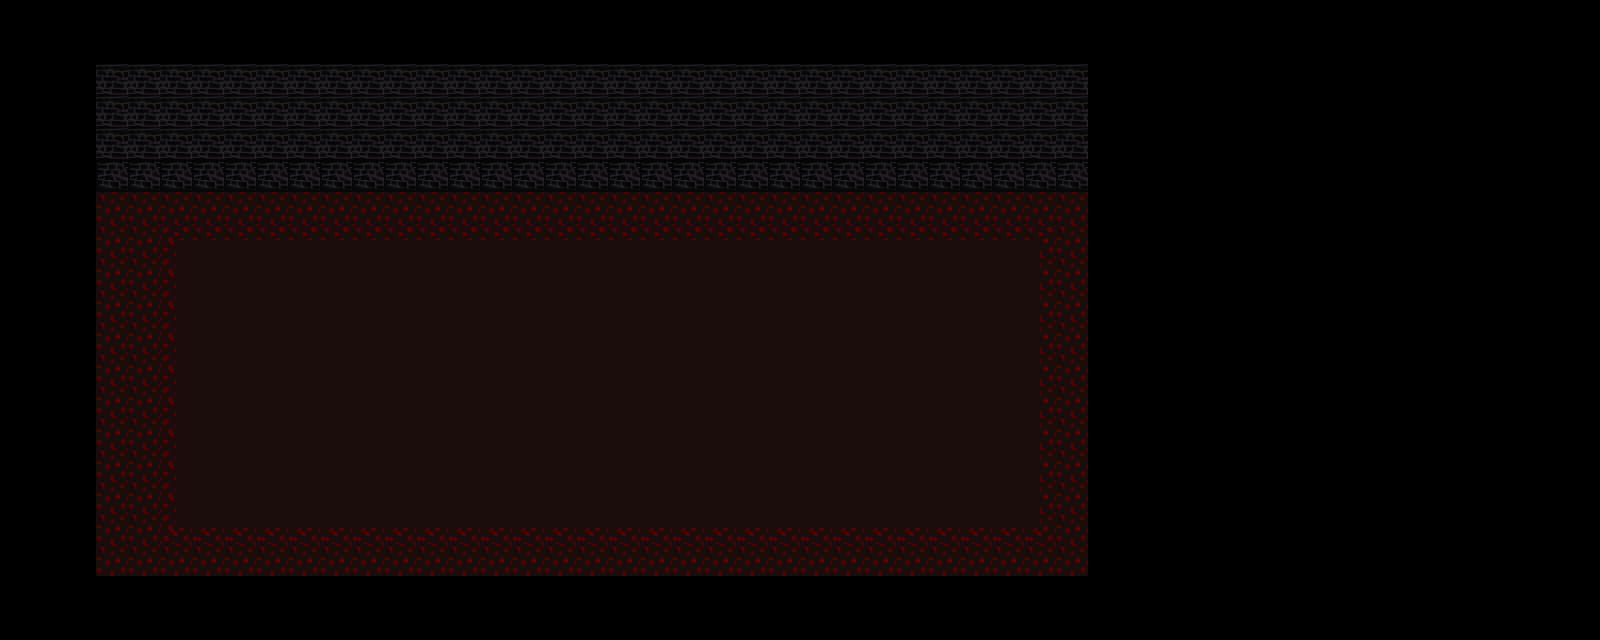

Tiled map render using the project's own tile images. Description and the whole map definition, tile-layer contents included, below:
An orthogonal 50x20 tile map with 32x32 px tiles, 2 tile layers (chao, parede) and 1 object.

<map version="1.4" tiledversion="1.4.2" orientation="orthogonal" renderorder="right-down" width="50" height="20" tilewidth="32" tileheight="32" infinite="0" nextlayerid="4" nextobjectid="2">
 <tileset firstgid="1" source="Masmora-Tilesset.tsx" />
 <layer id="1" name="chao" width="50" height="20">
  <data encoding="csv">
0,0,0,0,0,0,0,0,0,0,0,0,0,0,0,0,0,0,0,0,0,0,0,0,0,0,0,0,0,0,0,0,0,0,0,0,0,0,0,0,0,0,0,0,0,0,0,0,0,0,
0,0,0,0,0,0,0,0,0,0,0,0,0,0,0,0,0,0,0,0,0,0,0,0,0,0,0,0,0,0,0,0,0,0,0,0,0,0,0,0,0,0,0,0,0,0,0,0,0,0,
0,0,0,25,25,25,25,25,25,25,25,25,25,25,25,25,25,25,25,25,25,25,25,25,25,25,25,25,25,25,25,25,25,25,0,0,0,0,0,0,0,0,0,0,0,0,0,0,0,0,
0,0,0,25,25,25,25,25,25,25,25,25,25,25,25,25,25,25,25,25,25,25,25,25,25,25,25,25,25,25,25,25,25,25,0,0,0,0,0,0,0,0,0,0,0,0,0,0,0,0,
0,0,0,25,25,25,25,25,25,25,25,25,25,25,25,25,25,25,25,25,25,25,25,25,25,25,25,25,25,25,25,25,25,25,0,0,0,0,0,0,0,0,0,0,0,0,0,0,0,0,
0,0,0,35,35,35,35,35,35,35,35,35,35,35,35,35,35,35,35,35,35,35,35,35,35,35,35,35,35,35,35,35,35,35,0,0,0,0,0,0,0,0,0,0,0,0,0,0,0,0,
0,0,0,21,21,21,21,21,21,21,21,21,21,21,21,21,21,21,21,21,21,21,21,21,21,21,21,21,21,21,21,21,21,21,0,0,0,0,0,0,0,0,0,0,0,0,0,0,0,0,
0,0,0,21,21,16,17,17,17,17,17,17,17,17,17,17,17,17,17,17,17,17,17,17,17,17,17,17,17,17,17,17,18,21,0,0,0,0,0,0,0,0,0,0,0,0,0,0,0,0,
0,0,0,21,21,27,28,28,28,28,28,28,28,28,28,28,28,28,28,28,28,28,28,28,28,28,28,28,28,28,28,28,29,21,0,0,0,0,0,0,0,0,0,0,0,0,0,0,0,0,
0,0,0,21,21,27,28,28,28,28,28,28,28,28,28,28,28,28,28,28,28,28,28,28,28,28,28,28,28,28,28,28,29,21,0,0,0,0,0,0,0,0,0,0,0,0,0,0,0,0,
0,0,0,21,21,27,28,28,28,28,28,28,28,28,28,28,28,28,28,28,28,28,28,28,28,28,28,28,28,28,28,28,29,21,0,0,0,0,0,0,0,0,0,0,0,0,0,0,0,0,
0,0,0,21,21,27,28,28,28,28,28,28,28,28,28,28,28,28,28,28,28,28,28,28,28,28,28,28,28,28,28,28,29,21,0,0,0,0,0,0,0,0,0,0,0,0,0,0,0,0,
0,0,0,21,21,27,28,28,28,28,28,28,28,28,28,28,28,28,28,28,28,28,28,28,28,28,28,28,28,28,28,28,29,21,0,0,0,0,0,0,0,0,0,0,0,0,0,0,0,0,
0,0,0,21,21,27,28,28,28,28,28,28,28,28,28,28,28,28,28,28,28,28,28,28,28,28,28,28,28,28,28,28,29,21,0,0,0,0,0,0,0,0,0,0,0,0,0,0,0,0,
0,0,0,21,21,27,28,28,28,28,28,28,28,28,28,28,28,28,28,28,28,28,28,28,28,28,28,28,28,28,28,28,29,21,0,0,0,0,0,0,0,0,0,0,0,0,0,0,0,0,
0,0,0,21,21,27,28,28,28,28,28,28,28,28,28,28,28,28,28,28,28,28,28,28,28,28,28,28,28,28,28,28,29,21,0,0,0,0,0,0,0,0,0,0,0,0,0,0,0,0,
0,0,0,21,21,38,39,39,39,39,39,39,39,39,39,39,39,39,39,39,39,39,39,39,39,39,39,39,39,39,39,39,40,21,0,0,0,0,0,0,0,0,0,0,0,0,0,0,0,0,
0,0,0,21,21,21,21,21,21,21,21,21,21,21,21,21,21,21,21,21,21,21,21,21,21,21,21,21,21,21,21,21,21,21,0,0,0,0,0,0,0,0,0,0,0,0,0,0,0,0,
0,0,0,0,0,0,0,0,0,0,0,0,0,0,0,0,0,0,0,0,0,0,0,0,0,0,0,0,0,0,0,0,0,0,0,0,0,0,0,0,0,0,0,0,0,0,0,0,0,0,
0,0,0,0,0,0,0,0,0,0,0,0,0,0,0,0,0,0,0,0,0,0,0,0,0,0,0,0,0,0,0,0,0,0,0,0,0,0,0,0,0,0,0,0,0,0,0,0,0,0
</data>
 </layer>
 <objectgroup id="3" name="colisão">
  <object id="1" x="94.9798" y="64.0081" width="993.158" height="125.951" />
 </objectgroup>
 <layer id="2" name="parede" width="50" height="20">
  <data encoding="csv">
0,0,0,0,0,0,0,0,0,0,0,0,0,0,0,0,0,0,0,0,0,0,0,0,0,0,0,0,0,0,0,0,0,0,0,0,0,0,0,0,0,0,0,0,0,0,0,0,0,0,
0,0,0,0,0,0,0,0,0,0,0,0,0,0,0,0,0,0,0,0,0,0,0,0,0,0,0,0,0,0,0,0,0,0,0,0,0,0,0,0,0,0,0,0,0,0,0,0,0,0,
0,0,0,0,0,0,0,0,0,0,0,0,0,0,0,0,0,0,0,0,0,0,0,0,0,0,0,0,0,0,0,0,0,0,0,0,0,0,0,0,0,0,0,0,0,0,0,0,0,0,
0,0,0,0,0,0,0,0,0,0,0,0,0,0,0,0,0,0,0,0,0,0,0,0,0,0,0,0,0,0,0,0,0,0,0,0,0,0,0,0,0,0,0,0,0,0,0,0,0,0,
0,0,0,0,0,0,0,0,0,0,0,0,0,0,0,0,0,0,0,0,0,0,0,0,0,0,0,0,0,0,0,0,0,0,0,0,0,0,0,0,0,0,0,0,0,0,0,0,0,0,
0,0,0,0,0,0,0,0,0,0,0,0,0,0,0,0,0,0,0,0,0,0,0,0,0,0,0,0,0,0,0,0,0,0,0,0,0,0,0,0,0,0,0,0,0,0,0,0,0,0,
0,0,0,0,0,0,0,0,0,0,0,0,0,0,0,0,0,0,0,0,0,0,0,0,0,0,0,0,0,0,0,0,0,0,0,0,0,0,0,0,0,0,0,0,0,0,0,0,0,0,
0,0,0,0,0,0,0,0,0,0,0,0,0,0,0,0,0,0,0,0,0,0,0,0,0,0,0,0,0,0,0,0,0,0,0,0,0,0,0,0,0,0,0,0,0,0,0,0,0,0,
0,0,0,0,0,0,0,0,0,0,0,0,0,0,0,0,0,0,0,0,0,0,0,0,0,0,0,0,0,0,0,0,0,0,0,0,0,0,0,0,0,0,0,0,0,0,0,0,0,0,
0,0,0,0,0,0,0,0,0,0,0,0,0,0,0,0,0,0,0,0,0,0,0,0,0,0,0,0,0,0,0,0,0,0,0,0,0,0,0,0,0,0,0,0,0,0,0,0,0,0,
0,0,0,0,0,0,0,0,0,0,0,0,0,0,0,0,0,0,0,0,0,0,0,0,0,0,0,0,0,0,0,0,0,0,0,0,0,0,0,0,0,0,0,0,0,0,0,0,0,0,
0,0,0,0,0,0,0,0,0,0,0,0,0,0,0,0,0,0,0,0,0,0,0,0,0,0,0,0,0,0,0,0,0,0,0,0,0,0,0,0,0,0,0,0,0,0,0,0,0,0,
0,0,0,0,0,0,0,0,0,0,0,0,0,0,0,0,0,0,0,0,0,0,0,0,0,0,0,0,0,0,0,0,0,0,0,0,0,0,0,0,0,0,0,0,0,0,0,0,0,0,
0,0,0,0,0,0,0,0,0,0,0,0,0,0,0,0,0,0,0,0,0,0,0,0,0,0,0,0,0,0,0,0,0,0,0,0,0,0,0,0,0,0,0,0,0,0,0,0,0,0,
0,0,0,0,0,0,0,0,0,0,0,0,0,0,0,0,0,0,0,0,0,0,0,0,0,0,0,0,0,0,0,0,0,0,0,0,0,0,0,0,0,0,0,0,0,0,0,0,0,0,
0,0,0,0,0,0,0,0,0,0,0,0,0,0,0,0,0,0,0,0,0,0,0,0,0,0,0,0,0,0,0,0,0,0,0,0,0,0,0,0,0,0,0,0,0,0,0,0,0,0,
0,0,0,0,0,0,0,0,0,0,0,0,0,0,0,0,0,0,0,0,0,0,0,0,0,0,0,0,0,0,0,0,0,0,0,0,0,0,0,0,0,0,0,0,0,0,0,0,0,0,
0,0,0,0,0,0,0,0,0,0,0,0,0,0,0,0,0,0,0,0,0,0,0,0,0,0,0,0,0,0,0,0,0,0,0,0,0,0,0,0,0,0,0,0,0,0,0,0,0,0,
0,0,0,0,0,0,0,0,0,0,0,0,0,0,0,0,0,0,0,0,0,0,0,0,0,0,0,0,0,0,0,0,0,0,0,0,0,0,0,0,0,0,0,0,0,0,0,0,0,0,
0,0,0,0,0,0,0,0,0,0,0,0,0,0,0,0,0,0,0,0,0,0,0,0,0,0,0,0,0,0,0,0,0,0,0,0,0,0,0,0,0,0,0,0,0,0,0,0,0,0
</data>
 </layer>
</map>
